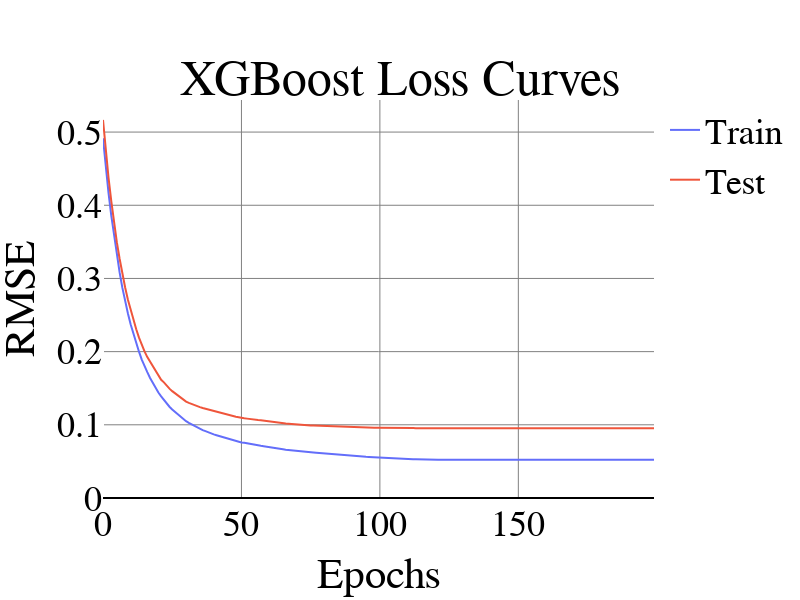

The code cell stored with this chart in its notebook:
### Code cell
import numpy as np
import pandas as pd
import plotly.graph_objs as go
from plotly.subplots import make_subplots
from xgboost import XGBRegressor
from sklearn.model_selection import train_test_split
from sklearn.metrics import mean_squared_error

# Assuming you have your X and y datasets
# X_train, X_test, y_train, y_test = train_test_split(X, y, test_size=0.2, random_state=42)

# Initialize XGBoost model
xgb = XGBRegressor(n_estimators=200, max_depth=4, n_jobs=6, reg_alpha=0.8,
                         learning_rate=0.1, random_state=62, eval_metric="rmse")

# Train the model with evaluation sets
xgb.fit(X_train, y_train, eval_set=[(X_train, y_train), (X_test, y_test)], verbose=True)

# Get evaluation results
results = xgb.evals_result()

# Prepare data for Plotly
epochs = len(results['validation_0']['rmse'])
x_axis = list(range(0, epochs))

# Create traces
trace1 = go.Scatter(
    x=x_axis, 
    y=results['validation_0']['rmse'], 
    mode='lines', 
    name='Train'
)
trace2 = go.Scatter(
    x=x_axis, 
    y=results['validation_1']['rmse'], 
    mode='lines', 
    name='Test'
)

# Create layout
layout = go.Layout(
    title='XGBoost Training and Testing Loss',
    xaxis=dict(title='Epochs'),
    yaxis=dict(title='RMSE')
)

# Create figure and add traces
fig = go.Figure(data=[trace1, trace2], layout=layout)
fig.add_shape(type="line",
              x0=0, y0=0, x1=1, y1=0,
              line=dict(color="black", width=2),
              xref="paper", yref="y")

fig.update_layout(
    font=dict(family="Arial", size=36, color="black"),
    title=dict(text='XGBoost Loss Curves', x=0.5, y=0.9),
    xaxis_title='Epochs',
    yaxis_title='RMSE',
    showlegend=True,
    width=800,  # Set figure width
    height=600 ,  # Set figure height
    paper_bgcolor='rgba(0,0,0,0)',  # Set paper (figure) background to transparent
    plot_bgcolor='rgba(0,0,0,0)',  # Set plot background to transparent    
    xaxis=dict(gridcolor='gray'),  # Set x-axis grid lines to gray
    yaxis=dict(gridcolor='gray')   # Set y-axis grid lines to gray    
)

fig.write_html("XGBoost_RMSE_vs_Epochs.html")
fig.write_image("XGBoost_RMSE_vs_Epochs.pdf")
# Show figure
fig.show()

### Figure 1 — Plotly figure (JSON) as saved in the notebook; plotly's stock layout.template omitted (floating-point values rounded to 4 significant figures; data arrays with more than 128 entries replaced by an {"elided": "..."} marker saying what was removed)
{"data": [{"mode": "lines", "name": "Train", "type": "scatter", "x": {"elided": "200 int values"}, "y": {"elided": "200 float values"}}, {"mode": "lines", "name": "Test", "type": "scatter", "x": {"elided": "200 int values"}, "y": {"elided": "200 float values"}}], "layout": {"font": {"color": "black", "family": "Arial", "size": 36}, "height": 600, "paper_bgcolor": "rgba(0,0,0,0)", "plot_bgcolor": "rgba(0,0,0,0)", "shapes": [{"line": {"color": "black", "width": 2}, "type": "line", "x0": 0, "x1": 1, "xref": "paper", "y0": 0, "y1": 0, "yref": "y"}], "showlegend": true, "title": {"text": "XGBoost Loss Curves", "x": 0.5, "y": 0.9}, "width": 800, "xaxis": {"gridcolor": "gray", "title": {"text": "Epochs"}}, "yaxis": {"gridcolor": "gray", "title": {"text": "RMSE"}}}}
